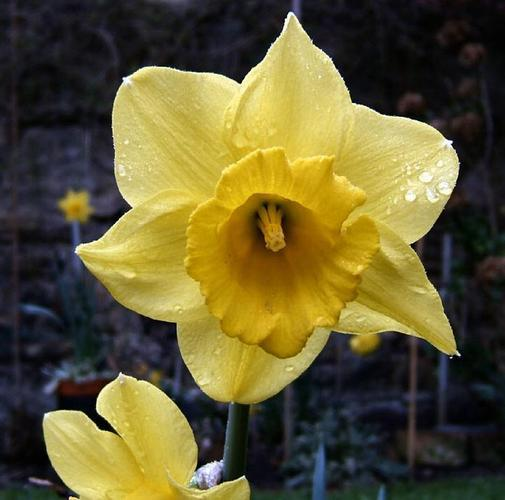
#> input picture Laboratorio_10_HOG_SVM_RandomF/train/dafodil2.jpg, 505 x 500 px; its folder holds 4 pictures in this run
$ jupyter execute --allow-errors HOG_SVM_RF.ipynb   (shell and % lines are left out)   (older library calls are emulated)
#> lines starting #> are read from the running program, lines starting #| are printed output that depends on the picture
[cell 1]
#se importan las librerias
from scipy.io import loadmat
import numpy as np
import matplotlib.pyplot as plt
import os, sys
import glob
from sklearn.svm import SVC
import seaborn as sns
from skimage.feature import hog
from skimage.transform import resize
import skimage.io as io
from sklearn.ensemble import RandomForestClassifier
from sklearn.metrics import accuracy_score

[cell 2]
#Se obtienen las direcciones del sistema para el workspace actual
current_directory = os.getcwd()
# se cargan las rutas de las imagenes de entrenamiento y validación
train_paths = glob.glob(os.path.join(current_directory,'train','*.jpg'))
valid_paths = glob.glob(os.path.join(current_directory,'val','*.jpg'))

[cell 3]
# se construye el vector de etiquetas para las imagenes de entrenamiento y valicion
# 0 means dafodil
# 1 means snowdrop
# 2 means sunflower
# 3 means tigerlily
labels_train = [0]*5 + [1]*5 + [2]*5 + [3]*5
labels_valid= [0]*5 + [1]*5 + [2]*5 + [3]*5

[cell 4]
# se leen las imagenes alojadas en las rutas especificadas
imagenes_train = []
for file_train in train_paths:
    img_train = io.imread(file_train)
#> img_train is the input picture: shape (500, 505, 3); mean R, G, B 98.7, 90.3, 49.8
    image_rescaled_train = resize(img_train, (150,150), anti_aliasing=False)# se reduce el tamaño de las imagenes
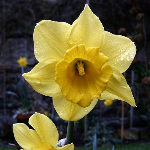
#> image_rescaled_train: shape (150, 150, 3) float64; mean R, G, B 0.387, 0.354, 0.195
    imagenes_train.append(image_rescaled_train)
#> pass 2 of the loop `for file_train in train_paths:`:
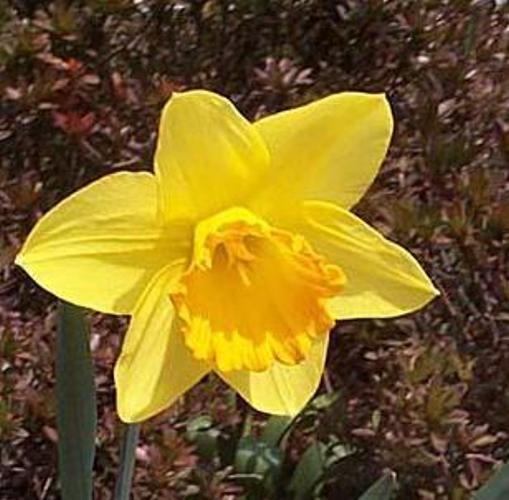
#> input picture Laboratorio_10_HOG_SVM_RandomF/train/dafodil3.jpg, 509 x 500 px
#> img_train is the input picture: shape (500, 509, 3); mean R, G, B 120.3, 96.1, 37.3
#> `image_rescaled_train = resize(img_train, (150,150), anti_aliasing=Fals..`:
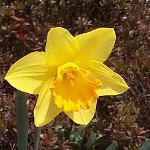
#> image_rescaled_train: shape (150, 150, 3) float64; mean R, G, B 0.472, 0.377, 0.146
#> pass 3 of the loop `for file_train in train_paths:`:
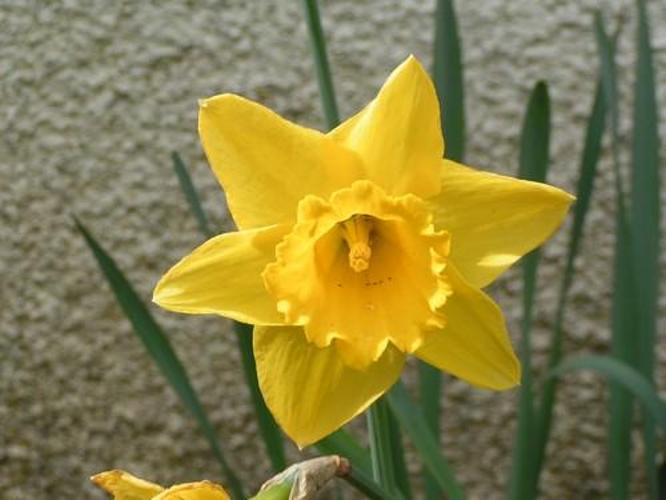
#> input picture Laboratorio_10_HOG_SVM_RandomF/train/dafodil4.jpg, 666 x 500 px
#> img_train is the input picture: shape (500, 666, 3); mean R, G, B 134.9, 126.5, 71.3
#> `image_rescaled_train = resize(img_train, (150,150), anti_aliasing=Fals..`:
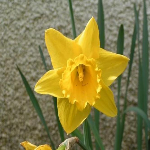
#> image_rescaled_train: shape (150, 150, 3) float64; mean R, G, B 0.529, 0.496, 0.28
#> the loop made 4 passes; the first 3 are shown

imagenes_valid = []
#> imagenes_valid = []
for file_valid in valid_paths:
    img_valid = plt.imread(file_valid)
    image_rescaled_valid = resize(img_valid, (150,150), anti_aliasing=False)# se reduce el tamaño de las imagenes
    imagenes_valid.append(image_rescaled_valid)

[cell 5]
""" Joint histogram for color images
    code by Maria Fernanda Roa
    mf.roa@uniandes.edu.co
    IBIO 3470 - Uniandes
"""
import numpy as np
from skimage.util import img_as_float

def JointColorHistogram(img, num_bins, min_val=None, max_val=None):
    """Calculate joint histogram for color images

    Arguments:
        img (numpy.array) -- 2D color image
        num_bins (array like of ints) -- Number of bins per channel.
                                         If an int is given, all channels
                                         will have same ammount of bins.

    Keyword Arguments:
        min_val (array like of ints) -- Minimum intensity range value per channel
                                        If an int is given, all channels
                                        will have same minimmum. (default: {None})
        max_val (array like of ints) -- Maximum intensity range value per channel
                                        If an int is given, all channels
                                        will have same maximum. (default: {None})

    Returns:
        [numpy.array] -- Array containing joint color histogram of size num_bins.
    """

    assert len(img.shape) == 3, 'img must be a color 2D image'
    #Transform image to float dtype
    img = img_as_float(img)
    _, _, n_channels = img.shape

    #Verify input parameters
    assert isinstance(num_bins, (int, tuple, list, np.array)),'num_bins must be int or array like'
    if isinstance(num_bins, int):
        num_bins = np.array([num_bins]*n_channels)
    assert len(num_bins) == n_channels,'num_bins length and number of channels differ'

    if min_val is None:
        min_val = np.min(img, (0,1))
    else:
        assert isinstance(min_val, (int, tuple, list, np.array)),'min_val must be int or array like'
        if isinstance(min_val, int):
            min_val = np.array([min_val]*n_channels)
        else:
            min_val = np.array(min_val)
    assert len(min_val) == n_channels,'min_val length and number of channels differ'
    min_val = min_val.reshape((1, 1, -1))

    if max_val is None:
        max_val = np.max(img, (0,1))
    else:
        assert isinstance(max_val, (int, tuple, list, np.array)),'max_val must be int or array like'
        if isinstance(max_val, int):
            max_val = np.array([max_val]*n_channels)
        else:
            max_val = np.array(max_val)
    assert len(max_val) == n_channels,'max_val length and number of channels differ'
    max_val = max_val.reshape((1, 1, -1)) + 1e-5

    joint_hist = np.zeros(num_bins, dtype=np.int)
    num_bins = num_bins.reshape((1, 1, -1))

    # Scale intensities (intensities are scaled within the range for each channel)
    # Values now are between 0 and 1
    img = (img - min_val) / (max_val - min_val)
    # Calculate index matrix
    idx_matrix = np.floor(img*num_bins).astype('int')
    idx_matrix = idx_matrix.reshape((-1, n_channels))
    #Create joint histogram
    for p in range(len(idx_matrix)):
        joint_hist[tuple(idx_matrix[p, :])] += 1

    return joint_hist

## Punto 1

[cell 6]
# se obtienen los histogramas conjuntos de las imagenes de entranamiento y validacion
hist1_train = []
hist2_train = []
hist3_train = []
for img_train in imagenes_train:
    hist1_train.append(JointColorHistogram(img_train, 100).ravel())# para 100 bins
    hist2_train.append(JointColorHistogram(img_train, 200).ravel())# para 200 bins
    hist3_train.append(JointColorHistogram(img_train, 255).ravel())# para 255 bins
#> this loop made 4 passes
#> pass 1, in JointColorHistogram (call 2), `idx_matrix = np.floor(img*num_bins).astype('int')`:
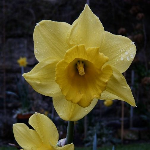
#> idx_matrix: shape (150, 150, 3) int64; mean R, G, B 76.9, 70.4, 38.5

hist1_train = np.array(hist1_train)
hist2_train = np.array(hist2_train)
hist3_train = np.array(hist3_train)

hist1_valid = []
hist2_valid = []
hist3_valid = []
for img_valid in imagenes_valid:
    hist1_valid.append(JointColorHistogram(img_valid, 100).ravel())# para 100 bins
    hist2_valid.append(JointColorHistogram(img_valid, 200).ravel())# para 200 bins
    hist3_valid.append(JointColorHistogram(img_valid, 255).ravel())# para 255 bins
#> this loop made 0 passes
#> after the loop, hist1_valid = []; hist2_valid = []; hist3_valid = []

hist1_valid = np.array(hist1_valid)
#> hist1_valid = empty array
hist2_valid = np.array(hist2_valid)
#> hist2_valid = empty array
hist3_valid = np.array(hist3_valid)
#> hist3_valid = empty array
